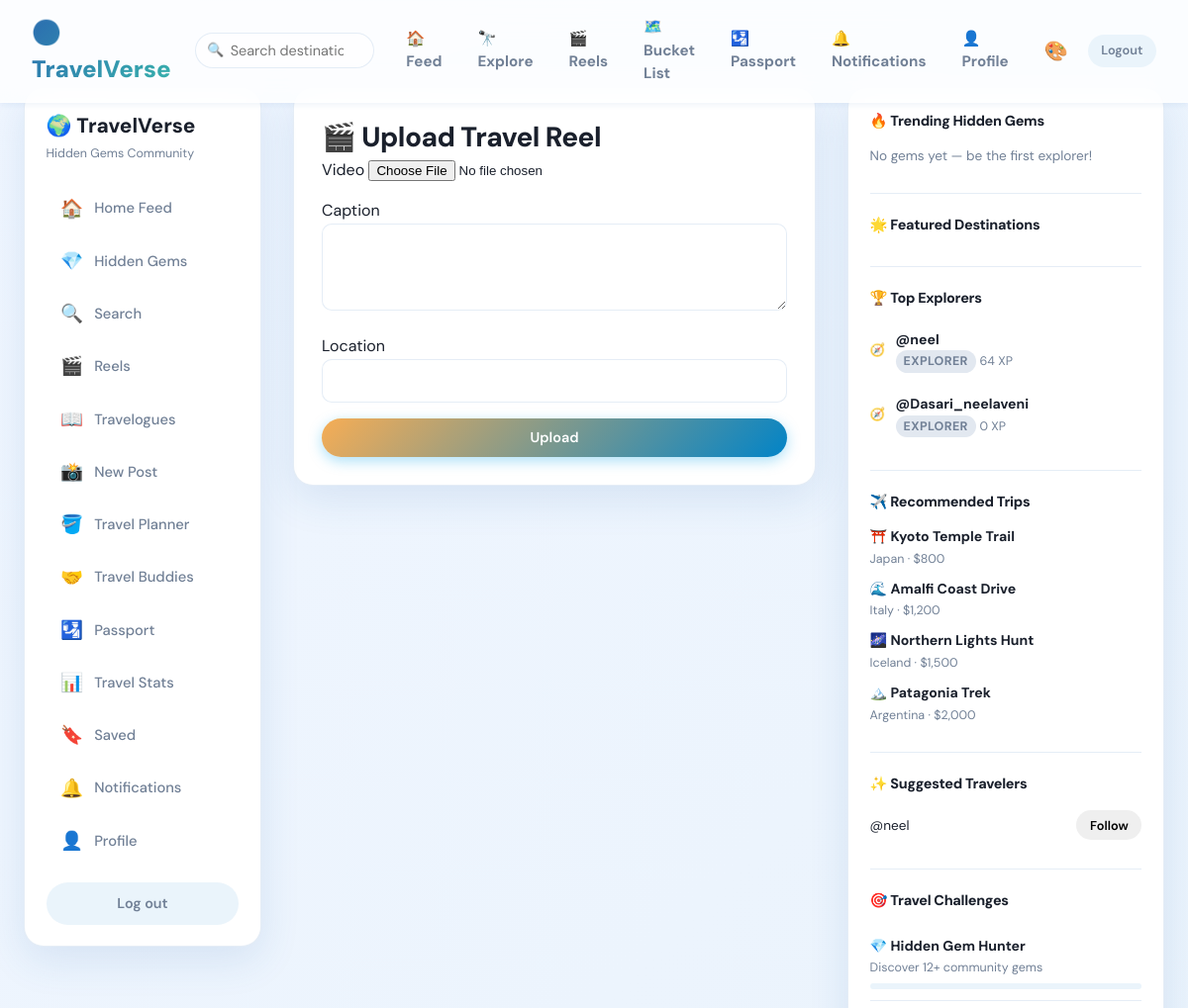
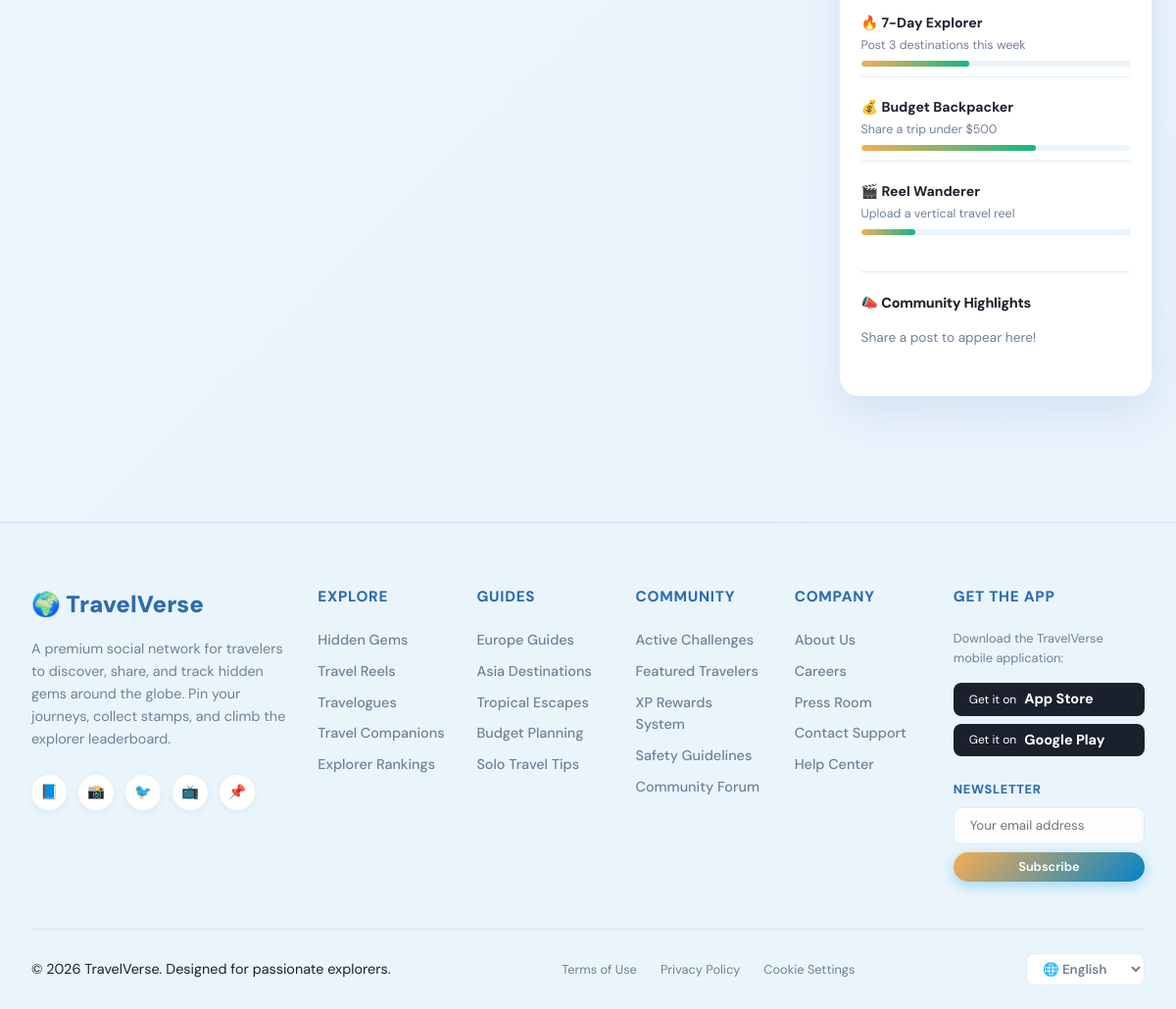
The app's page /reel/create/ (signed in) with its own data (2 pictures, top to bottom).
### social/models.py (models this page shows, shortened)
class Profile(models.Model):
    user = models.OneToOneField(User, on_delete=models.CASCADE, related_name='profile')
    avatar = models.ImageField(upload_to='avatars/', blank=True, null=True)
    avatar_url = models.URLField(blank=True)
    bio = models.TextField(blank=True, max_length=300)
    location = models.CharField(max_length=150, blank=True)
    website = models.URLField(blank=True)
    explorer_score = models.PositiveIntegerField(default=0)
    countries_visited = models.TextField(blank=True, default='[]')
    created_at = models.DateTimeField(auto_now_add=True)
    updated_at = models.DateTimeField(auto_now=True)
    @property
    def badge(self):
        return explorer_badge(self.explorer_score)
    @property
    def badge_full_name(self):
        return badge_tier_for_score(self.explorer_score)[2]
    @property
    def badge_icon(self):
        return badge_tier_for_score(self.explorer_score)[3]
    @property
    def badge_slug(self):
        return badge_tier_for_score(self.explorer_score)[1]

### social/views.py (the view)
# urls.py: path('reel/create/', views.create_reel, name='create_reel'),
@login_required
def create_reel(request):
    if request.method == 'POST':
        form = ReelForm(request.POST, request.FILES)
        if form.is_valid():
            reel = form.save(commit=False)
            reel.author = request.user
            reel.save()
            request.user.profile.recalculate_explorer_score()
            sync_user_achievements(request.user)
            messages.success(request, 'Reel uploaded!')
            return redirect('reels')
    else:
        form = ReelForm()
    return render(request, 'create_reel.html', {'form': form, **_sidebar_context(request)})

### social/forms.py (shortened to what this page needs)
class ReelForm(forms.ModelForm):
    class Meta:
        model = Reel
        fields = ('video', 'caption', 'location')
        widgets = {
            'caption': forms.Textarea(attrs={'class': 'form-control', 'rows': 2}),
            'location': forms.TextInput(attrs={'class': 'form-control'}),
        }

### social/context_processors.py (called while the page is built)
def notification_context(request):
    if request.user.is_authenticated:
        unread = request.user.notifications.filter(is_read=False).count()
        return {'unread_notifications': unread}
    return {'unread_notifications': 0}

### social/gamification.py (called while the page is built)
def badge_tier_for_score(score):
    current = BADGE_TIERS[0]
    for tier in BADGE_TIERS:
        if score >= tier[0]:
            current = tier
        else:
            break
    return current

### social/services.py (called while the page is built)
def trending_posts(limit=5):
    return (
        Post.objects.select_related('author', 'author__profile')
        .prefetch_related('images')
        .filter(is_hidden_gem=True)
        .order_by('-hidden_gem_score', '-gem_votes', '-created_at')[:limit]
    )

def top_explorers(limit=5):
    return Profile.objects.select_related('user').order_by('-explorer_score')[:limit]

def featured_destinations(limit=4):
    return (
        Post.objects.select_related('author')
        .prefetch_related('images')
        .filter(is_hidden_gem=True)
        .order_by('-hidden_gem_score')[:limit]
    )

def community_highlights(limit=5):
    return (
        Post.objects.annotate(
            engagement=Count('likes', distinct=True) + Count('comments', distinct=True),
        )
        .select_related('author', 'author__profile')
        .prefetch_related('images')
        .order_by('-engagement', '-created_at')[:limit]
    )

def recommended_trips(limit=4):
    return [
        {'title': 'Kyoto Temple Trail', 'location': 'Japan', 'budget': '$800', 'icon': '⛩️'},
        {'title': 'Amalfi Coast Drive', 'location': 'Italy', 'budget': '$1,200', 'icon': '🌊'},
        {'title': 'Northern Lights Hunt', 'location': 'Iceland', 'budget': '$1,500', 'icon': '🌌'},
        {'title': 'Patagonia Trek', 'location': 'Argentina', 'budget': '$2,000', 'icon': '🏔️'},
    ][:limit]

### social/utils.py (called while the page is built)
def explorer_badge(score):
    if score >= 2000:
        return 'Platinum'
    if score >= 1000:
        return 'Gold'
    if score >= 400:
        return 'Silver'
    if score >= 100:
        return 'Bronze'
    return 'Explorer'

### social/views.py (called while the page is built)
def _sidebar_context(request):
    return sidebar_widgets(request)

### templates/create_reel.html (shortened to what this page needs)
{% extends 'app_base.html' %}
{% block main %}
<div class="page-card">
  <h1>🎬 Upload Travel Reel</h1>
  <form method="post" enctype="multipart/form-data" class="form-grid">
    {% for field in form %}
    <div class="form-full">
      <label>{{ field.label }}</label>
      {{ field }}
    </div>
    {% endfor %}
    <button type="submit" class="btn btn-primary">Upload</button>
  </form>
</div>
{% endblock %}

### templates/partials/sidebar_right.html (shortened to what this page needs)
<aside class="sidebar sidebar-right">
  <div class="widget">
    <h3>🔥 Trending Hidden Gems</h3>
    <ul class="widget-list">
      {% for post in trending %}
      <li>
        <a href="{% url 'post_detail' post.pk %}">
          <strong>{{ post.location }}</strong>
          <span>Score {{ post.hidden_gem_score }} · {{ post.gem_votes }} votes</span>
        </a>
      </li>
      {% empty %}
      <li class="muted">No gems yet — be the first explorer!</li>
      {% endfor %}
    </ul>
  </div>
  <div class="widget">
    <h3>🌟 Featured Destinations</h3>
  </div>
  <div class="widget">
    <h3>🏆 Top Explorers</h3>
    <ul class="widget-list explorers">
      {% for profile in top_explorers %}
      <li>
        <a href="{% url 'profile' profile.user.username %}">
          <span class="avatar-sm">{% if profile.avatar %}<img src="{{ profile.avatar.url }}" alt="">{% else %}{{ profile.badge_icon }}{% endif %}</span>
          <div>
            <strong>@{{ profile.user.username }}</strong>
            <span class="badge-pill badge-{{ profile.badge_slug|default:profile.badge|lower }}">{{ profile.badge_full_name|default:profile.badge }}</span>
            <small>{{ profile.explorer_score }} XP</small>
          </div>
        </a>
      </li>
      {% empty %}
      <li class="muted">Explore to climb the ranks!</li>
      {% endfor %}
    </ul>
  </div>
  <div class="widget">
    <h3>✈️ Recommended Trips</h3>
    <ul class="widget-list">
      {% for trip in recommended_trips %}
      <li>
        <strong>{{ trip.icon }} {{ trip.title }}</strong>
        <span>{{ trip.location }} · {{ trip.budget }}</span>
      </li>
      {% endfor %}
    </ul>
  </div>
  <div class="widget">
    <h3>✨ Suggested Travelers</h3>
    <ul class="widget-list">
      {% for u in suggested_users %}
      <li class="suggest-row">
        <a href="{% url 'profile' u.username %}">@{{ u.username }}</a>
        <button type="button" class="btn btn-sm btn-follow" data-follow="{{ u.username }}">Follow</button>
      </li>
      {% endfor %}
    </ul>
  </div>
  <div class="widget">
    <h3>🎯 Travel Challenges</h3>
    <ul class="widget-list">
      {% for ch in travel_challenges %}
      <li class="challenge-item">
        <strong>{{ ch.icon }} {{ ch.title }}</strong>
        <small>{{ ch.desc }}</small>
        <div class="challenge-bar"><div class="challenge-bar-fill" style="width:{{ ch.progress }}%"></div></div>
      </li>
      {% endfor %}
    </ul>
  </div>
  <div class="widget">
    <h3>📣 Community Highlights</h3>
    <ul class="widget-list">
      {% for post in community_highlights %}
      <li>
        <a href="{% url 'post_detail' post.pk %}">
          <strong>@{{ post.author.username }}</strong>
          <span>{{ post.location|truncatewords:4 }}</span>
        </a>
      </li>
      {% empty %}
      <li class="muted">Share a post to appear here!</li>
      {% endfor %}
    </ul>
  </div>
</aside>

### static/css/custom.css (style rules this page uses)
:root { --primary-ocean: #2B6CB0; --primary-teal: #38B2AC; --accent: #F6AD55; --gem: #9F7AEA; --accent-gradient: linear-gradient(135deg, var(--primary-ocean) 0%, var(--primary-teal) 100%); --bg-gradient: linear-gradient(135deg, #F0F6FF 0%, #E8F2FB 100%); --bg: #F0F6FF; --bg-soft: #EAF4FB; --surface: #FFFFFF; --surface-hover: rgba(255, 255, 255, 0.95); --border: rgba(43, 108, 176, 0.12); --text: #1A202C; --text-secondary: #718096; --muted: #718096; --shadow-sm: 0 2px 6px rgba(43, 108, 176, 0.08); --shadow: 0 14px 40px rgba(43, 108, 176, 0.12); --shadow-lg: 0 26px 60px rgba(43, 108, 176, 0.16); --glass-bg: rgba(255, 255, 255, 0.78); --glass-border: rgba(255, 255, 255, 0.45); --font-family: 'DM Sans', sans-serif; --radius: 20px; --transition: 0.25s cubic-bezier(0.4, 0, 0.2, 1); }
body { font-family: var(--font-family) !important; background-color: var(--bg) !important; background-image: var(--bg-gradient) !important; color: var(--text) !important; transition: background var(--transition), color var(--transition); }
h1, h2, h3, h4, h5, h6 { font-family: var(--font-family) !important; font-weight: 800 !important; color: var(--text) !important; }
.app-shell-new .sidebar-right { grid-column: 3; position: sticky; top: 88px; align-self: start; min-height: calc(100vh - 120px); }

### records on screen
Profile: badge_icon "🧭", user.username "neel", badge_full_name "EXPLORER", explorer_score "64"
Profile: badge_icon "🧭", user.username "Dasari_neelaveni", badge_full_name "EXPLORER", explorer_score "0"

### other values on screen
{{ field.label }} "Video" "Caption" "Location"
{{ trip.icon }} "⛩️" "🌊" "🌌" "🏔️"
{{ trip.title }} "Kyoto Temple Trail" "Amalfi Coast Drive" "Northern Lights Hunt" "Patagonia Trek"
{{ trip.location }} "Japan" "Italy" "Iceland" "Argentina"
{{ trip.budget }} "$800" "$1,200" "$1,500" "$2,000"
{{ u.username }} "neel"
{{ ch.icon }} "💎" "🔥" "💰" "🎬"
{{ ch.title }} "Hidden Gem Hunter" "7-Day Explorer" "Budget Backpacker" "Reel Wanderer"
{{ ch.desc }} "Discover 12+ community gems" "Post 3 destinations this week" "Share a trip under $500" "Upload a vertical travel reel"
